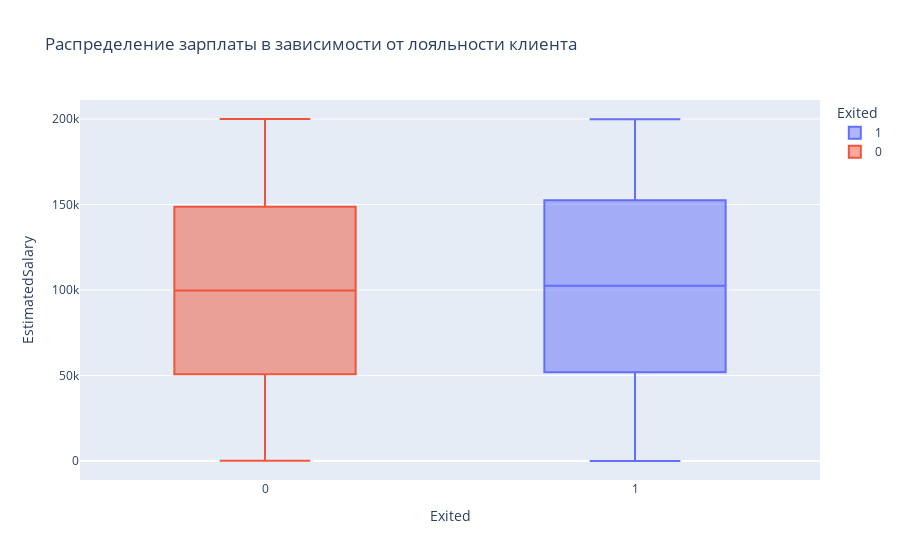

Source (notebook cell):
### Code cell
fig = px.box(
    data_frame=churn_data, 
    x = 'Exited', 
    y = 'EstimatedSalary', 
    color = 'Exited', 
    title = 'Распределение зарплаты в зависимости от лояльности клиента'
)
fig.show()

### Figure 1 — Plotly figure (JSON) as saved in the notebook; plotly's stock layout.template omitted (floating-point values rounded to 4 significant figures; data arrays with more than 128 entries replaced by an {"elided": "..."} marker saying what was removed)
{"data": [{"alignmentgroup": "True", "hovertemplate": "Exited=%{x}<br>EstimatedSalary=%{y}<extra></extra>", "legendgroup": "1", "marker": {"color": "#636efa"}, "name": "1", "notched": false, "offsetgroup": "1", "orientation": "v", "showlegend": true, "type": "box", "x": {"elided": "2037 int values"}, "x0": " ", "xaxis": "x", "y": {"elided": "2037 float values"}, "y0": " ", "yaxis": "y"}, {"alignmentgroup": "True", "hovertemplate": "Exited=%{x}<br>EstimatedSalary=%{y}<extra></extra>", "legendgroup": "0", "marker": {"color": "#EF553B"}, "name": "0", "notched": false, "offsetgroup": "0", "orientation": "v", "showlegend": true, "type": "box", "x": {"elided": "7963 int values"}, "x0": " ", "xaxis": "x", "y": {"elided": "7963 float values"}, "y0": " ", "yaxis": "y"}], "layout": {"boxmode": "overlay", "legend": {"title": {"text": "Exited"}, "tracegroupgap": 0}, "title": {"text": "Распределение зарплаты в зависимости от лояльности клиента"}, "xaxis": {"anchor": "y", "categoryarray": [1, 0], "categoryorder": "array", "domain": [0, 1], "title": {"text": "Exited"}}, "yaxis": {"anchor": "x", "domain": [0, 1], "title": {"text": "EstimatedSalary"}}}}
